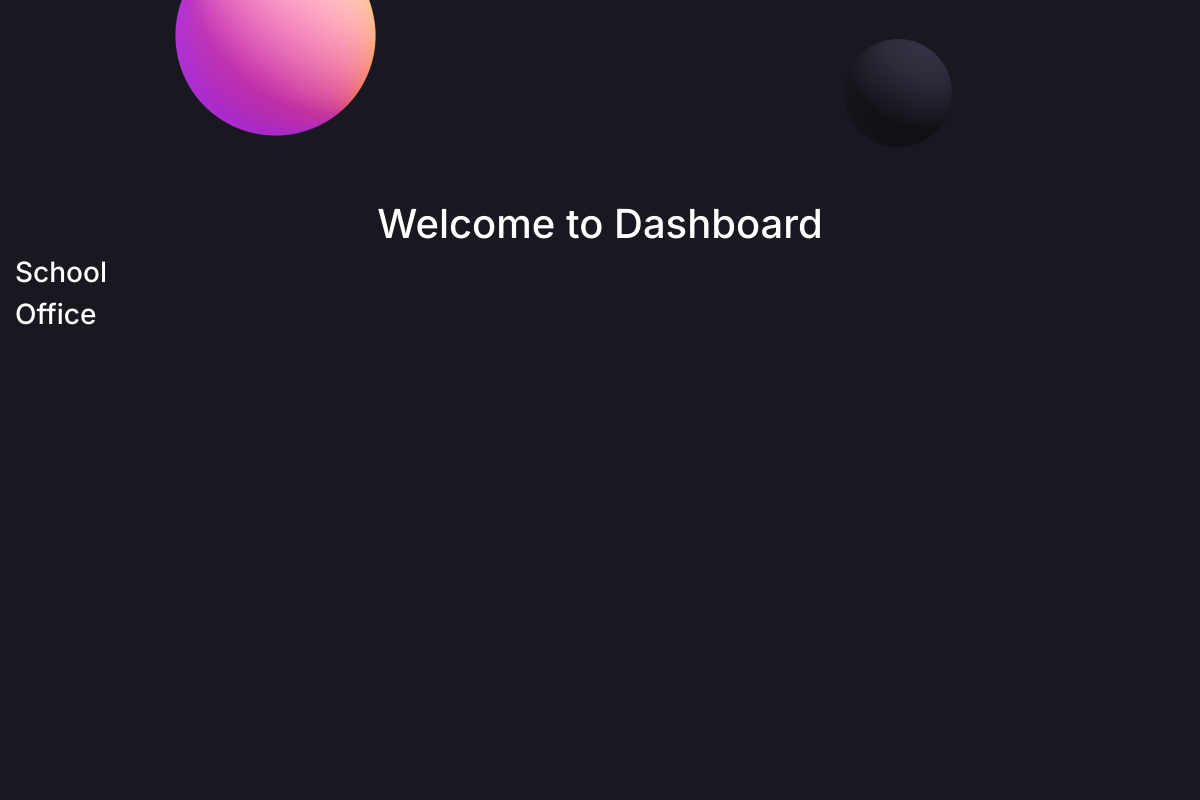
The app's page /dashboard/, older data.
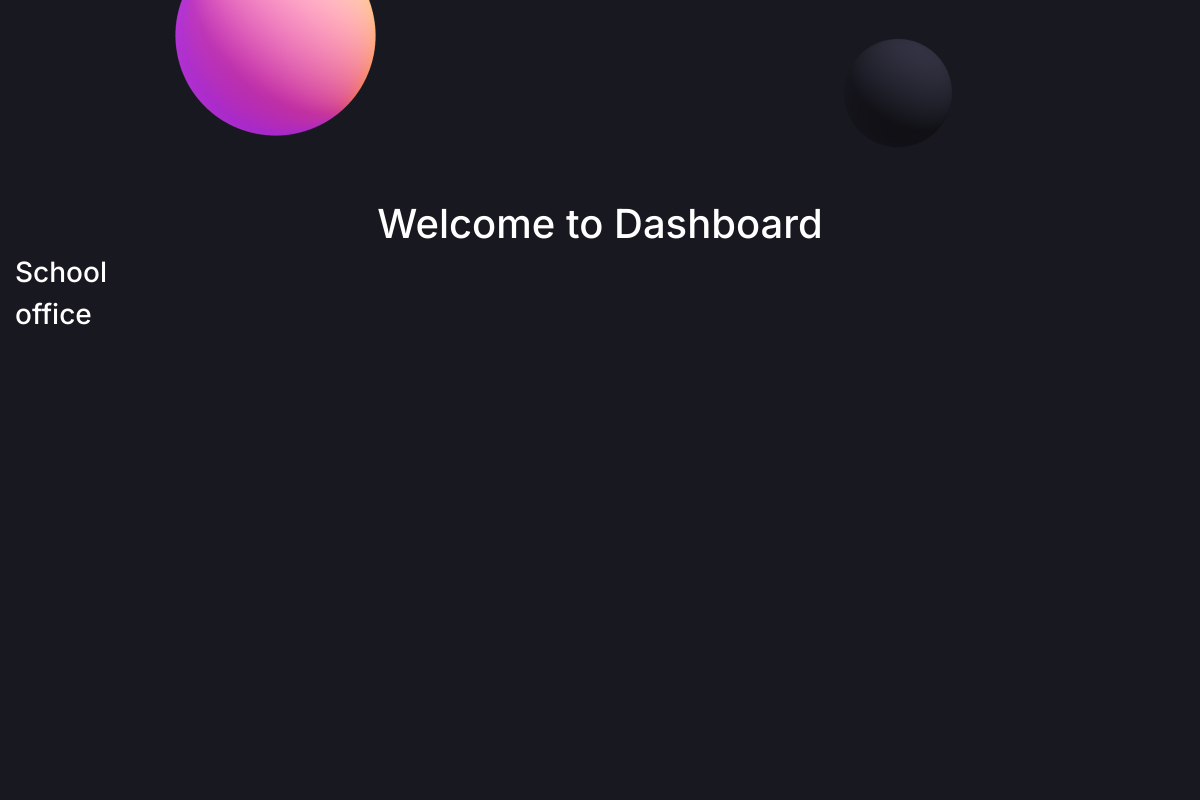
The same page, newer data.
### todolist/models.py (models this page shows)
class Collection(models.Model):
    collection_name = models.TextField(null=True)
    def __str__(self):
        return self.collection_name

### todolist/views.py (the view)
# urls.py: path('dashboard/', views.dashboard, name='dashboard'),
def dashboard(request):
    collection = Collection.objects.all()
    task = Task.objects.all()
    context = {'collection': collection, 'task': task}
    return render(request, 'dashboard.html', context)

### Templates/dashboard.html (shortened to what this page needs)
{% extends 'auth_base.html' %}
{% load static %}
{% block content %}
    <h1 style="padding-top: 200px; display: flex; justify-content: center;">Welcome to Dashboard</h1>
    {% for item in collection  %}
        <h3>{{ item }}</h3>
    {% endfor %}
{% endblock %}

Row changes from the older to the newer data that the page shows:
removed Collection: collection_name "Office"
added Collection: collection_name "office"
